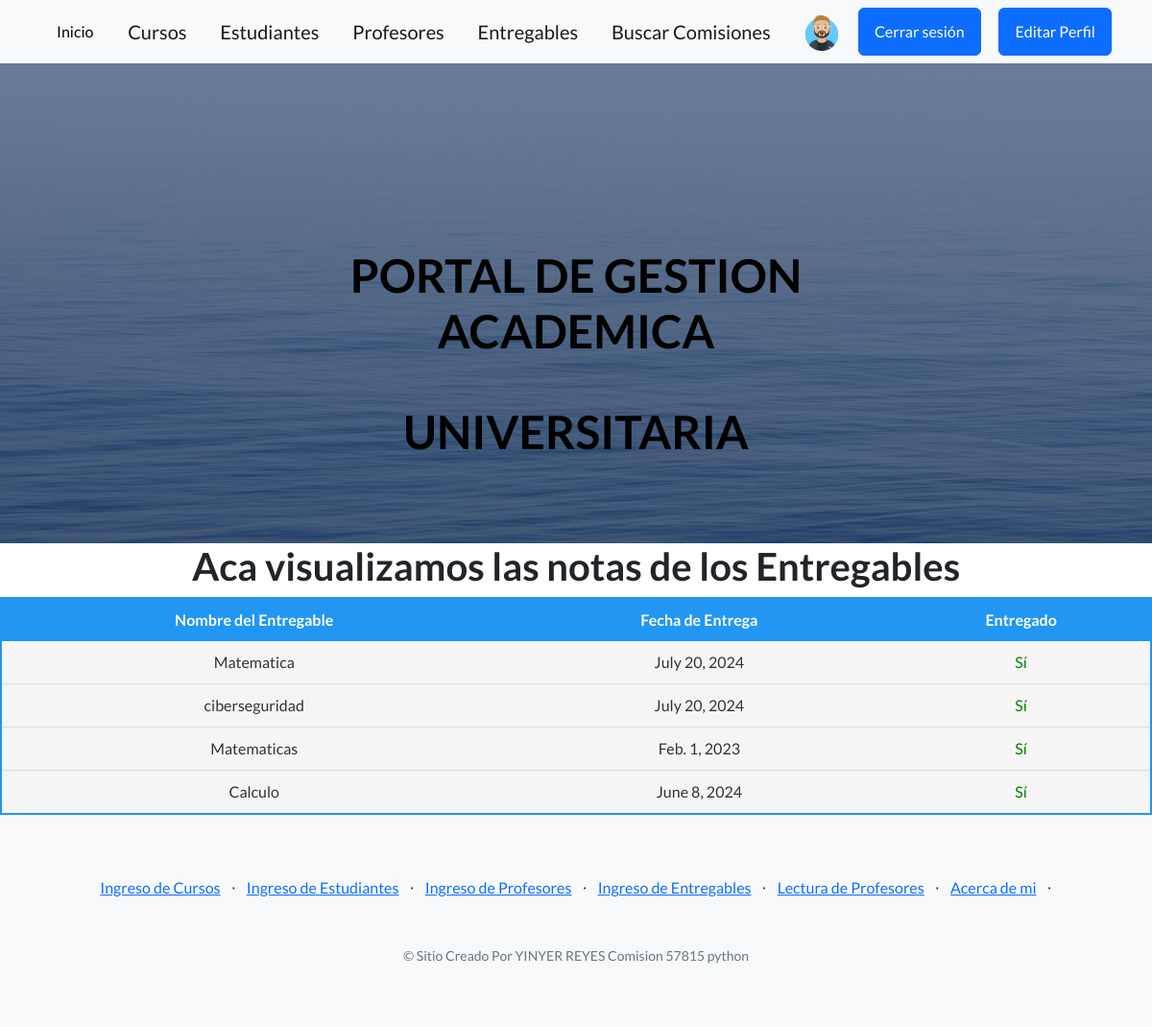
The page /appcoder/vista_entregables/ (signed in) on the database its author committed.
### usuarios/models.py (models this page shows, shortened)
class Avatar(models.Model):
    user = models.OneToOneField(User, on_delete=models.CASCADE,null=True, blank= True)
    imagen = models.ImageField(upload_to='avatares', null=True, blank= True)

### appcoder/models.py (models this page shows, shortened)
class Entregable(models.Model):
    nombre = models.CharField(max_length=30)
    fecha_de_entrega = models.DateField()
    entregado = models.BooleanField()

### appcoder/views.py (the view)
# urls.py: path("vista_entregables/", views.entregables, name="entregables"),
@login_required
def entregables(request):
    entregables = Entregable.objects.all()
    return render(request, "appcoder/entregables.html", {"entregables":entregables})

### appcoder/templates/appcoder/entregables.html (shortened to what this page needs)
{% extends "appcoder/base.html"%}
{% block contenidoQueCambia %}
<head>
</head>
<body>
    <h1>Aca visualizamos las notas de los Entregables</h1>
</body>
</html>
<table style="width:100%; border: 2px solid #2196F3; background-color: #f5f5f5; color: #333; text-align: center; border-radius: 10px;">
    <thead style="background-color: #2196F3; color: white; border-radius: 10px;">
        <tr>
            <th style="padding: 10px;">Nombre del Entregable</th>
            <th style="padding: 10px;">Fecha de Entrega</th>
            <th style="padding: 10px;">Entregado</th>
        </tr>
    </thead>
    <tbody>
        {% for entregable in entregables %}
        <tr style="border-bottom: 1px solid #ddd;">
            <td style="padding: 10px;">{{entregable.nombre}}</td>
            <td style="padding: 10px;">{{entregable.fecha_de_entrega}}</td>
            <td style="padding: 10px;">
                {% if entregable.entregado %}
                    <span style="color: green;">Sí</span>
                {% else %}
                    <span style="color: red;">No</span>
                {% endif %}
            </td>
        </tr>
        {% endfor %}
    </tbody>
</table>
{% endblock  %}

### appcoder/templates/appcoder/base.html (shortened to what this page needs)
{%load static %}
<!DOCTYPE html>
<html lang="en">
    <head>
        <link href="https://cdn.jsdelivr.net/npm/bootstrap-icons@1.5.0/font/bootstrap-icons.css" rel="stylesheet" type="text/css" />
        <link href="{% static 'appcoder/css/styles.css' %}" rel="stylesheet" />
    </head>
    <body>
        <nav class="navbar navbar-light bg-light static-top">
            <div class="container">
                <a class="btn btn-light" href="{% url 'inicio' %}">Inicio</a>
                <a class="navbar-brand" href="{% url 'cursos' %}">Cursos</a>
                <a class="navbar-brand" href="{% url 'estudiantes' %}">Estudiantes</a>
                <a class="navbar-brand" href="{% url 'profesores' %}">Profesores</a>
                <a class="navbar-brand" href="{% url 'entregables' %}">Entregables</a>
                <a class="navbar-brand" href="{% url 'Buscarcomision' %}">Buscar Comisiones</a>
                <img src="{{request.user.avatar.imagen.url}}" alt="" height="40px">
                    {% if request.user.is_authenticated %}
                        <a class="btn btn-primary" href="{% url 'logout' %}">Cerrar sesión</a>
                        <a class="btn btn-primary" href="{% url 'EditarPerfil' %}">Editar Perfil</a>
                    {%else%}
                        <a class="btn btn-primary" href="{% url 'Login' %}">Login</a>
                        <a class="btn btn-primary" href="{% url 'Register' %}">Registro</a>
                    {% endif %}
            </div>
        </nav>
    <header class="masthead">
        <div class="container position-relative">
            <div class="row justify-content-center">
                <div class="col-xl-6">
                    <div class="text-center text-black">
                        <h1 class="mb-5">PORTAL DE GESTION ACADEMICA</h1>
                        <h1 class="mb-5">UNIVERSITARIA</h1>
                    </div>
                </div>
            </div>
        </div>
    </header>
        {% block contenidoQueCambia %}
        {% endblock  %}
        <footer class="footer bg-light">
            <div class="container">
                <div class="row">
                    <div class="col-lg-12 h-100 text-center text-lg-start my-auto">
                        <ul class="list-inline mb-2">
                            {% if request.user.is_authenticated %}
                                {%if request.user.is_superuser %}
                            <div class="text-center">
                            <li class="list-inline-item"><a href="{% url 'formulariocurso' %}">Ingreso de Cursos</a></li>
                            <li class="list-inline-item">⋅</li>
                            <li class="list-inline-item"><a href="{% url 'formularioestudiantes' %}">Ingreso de Estudiantes</a></li>
                            <li class="list-inline-item">⋅</li>
                            <li class="list-inline-item"><a href="{% url 'formularioprofesores' %}"> Ingreso de Profesores</a></li>
                            <li class="list-inline-item">⋅</li>
                            <li class="list-inline-item"><a href="{% url 'formularioentregables' %}">Ingreso de Entregables</a></li>
                            <li class="list-inline-item">⋅</li>
                            <li class="list-inline-item"><a href="{% url 'LeerProfesores' %}">Lectura de Profesores</a></li>
                            <li class="list-inline-item">⋅</li>
                            <li class="list-inline-item"><a href="{% url 'About' %}">Acerca de mi</a></li>
                            <li class="list-inline-item">⋅</li>
                            </div>
                                {% endif %}
                            {% endif %}
                        </ul>
                        <div class="text-center">
                            {% if request.user.is_authenticated %}
                            <p class="text-muted small mb-4 mb-lg-0 mt-5">&copy; Sitio Creado Por YINYER REYES Comision 57815 python</p>
                            {% endif %}
                        </div>
                    </div>
                </div>
            </div>
        </footer>
    </body>
</html>

### appcoder/templates/appcoder/entregables.html (style rules this page uses)
h1 { text-align: center; }

### rows shown on the page
Entregable: nombre "Matematica", fecha_de_entrega "July 20, 2024", entregado "Sí"
Entregable: nombre "ciberseguridad", fecha_de_entrega "July 20, 2024", entregado "Sí"
Entregable: nombre "Matematicas", fecha_de_entrega "Feb. 1, 2023", entregado "Sí"
Entregable: nombre "Calculo", fecha_de_entrega "June 8, 2024", entregado "Sí"
